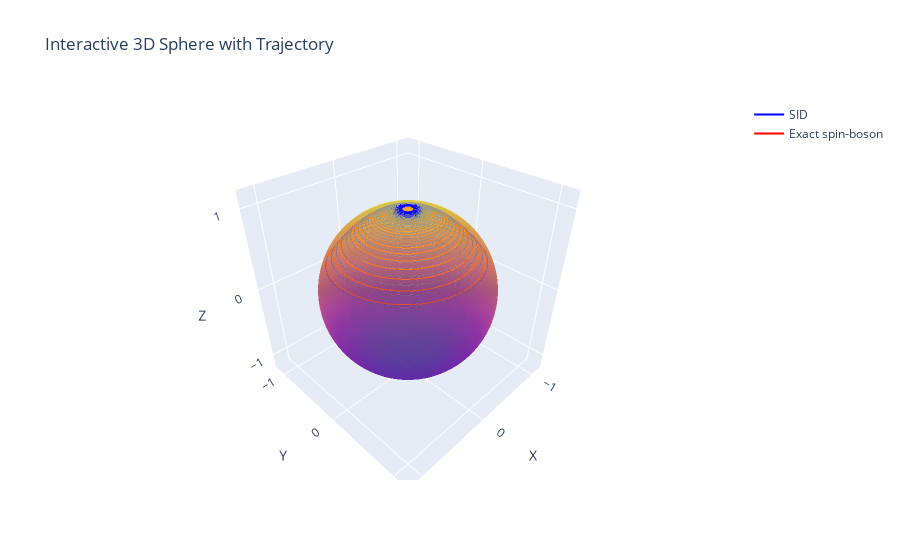

Notebook code for this chart:
### Code cell
plot_interactive_trajectories(trajectories_file, 2, dodeca_files[5])

### Figure 1 — Plotly figure (JSON) as saved in the notebook; plotly's stock layout.template omitted (floating-point values rounded to 4 significant figures; data arrays with more than 128 entries replaced by an {"elided": "..."} marker saying what was removed)
{"data": [{"colorscale": [[0, "#0d0887"], [0.1111, "#46039f"], [0.2222, "#7201a8"], [0.3333, "#9c179e"], [0.4444, "#bd3786"], [0.5556, "#d8576b"], [0.6667, "#ed7953"], [0.7778, "#fb9f3a"], [0.8889, "#fdca26"], [1, "#f0f921"]], "opacity": 0.6, "showscale": false, "type": "surface", "x": {"elided": "100x100 float values"}, "y": {"elided": "100x100 float values"}, "z": {"elided": "100x100 float values"}}, {"line": {"color": "blue", "width": 2}, "mode": "lines", "name": "SID", "type": "scatter3d", "x": {"elided": "3503 float values"}, "y": {"elided": "3503 float values"}, "z": {"elided": "3503 float values"}}, {"line": {"color": "red", "width": 2}, "mode": "lines", "name": "Exact spin-boson", "type": "scatter3d", "x": {"elided": "3503 float values"}, "y": {"elided": "3503 float values"}, "z": {"elided": "3503 float values"}}], "layout": {"scene": {"xaxis": {"nticks": 4, "range": [-1.2, 1.2], "title": {"text": "X"}}, "yaxis": {"nticks": 4, "range": [-1.2, 1.2], "title": {"text": "Y"}}, "zaxis": {"nticks": 4, "range": [-1.2, 1.2], "title": {"text": "Z"}}}, "title": {"text": "Interactive 3D Sphere with Trajectory"}}}
